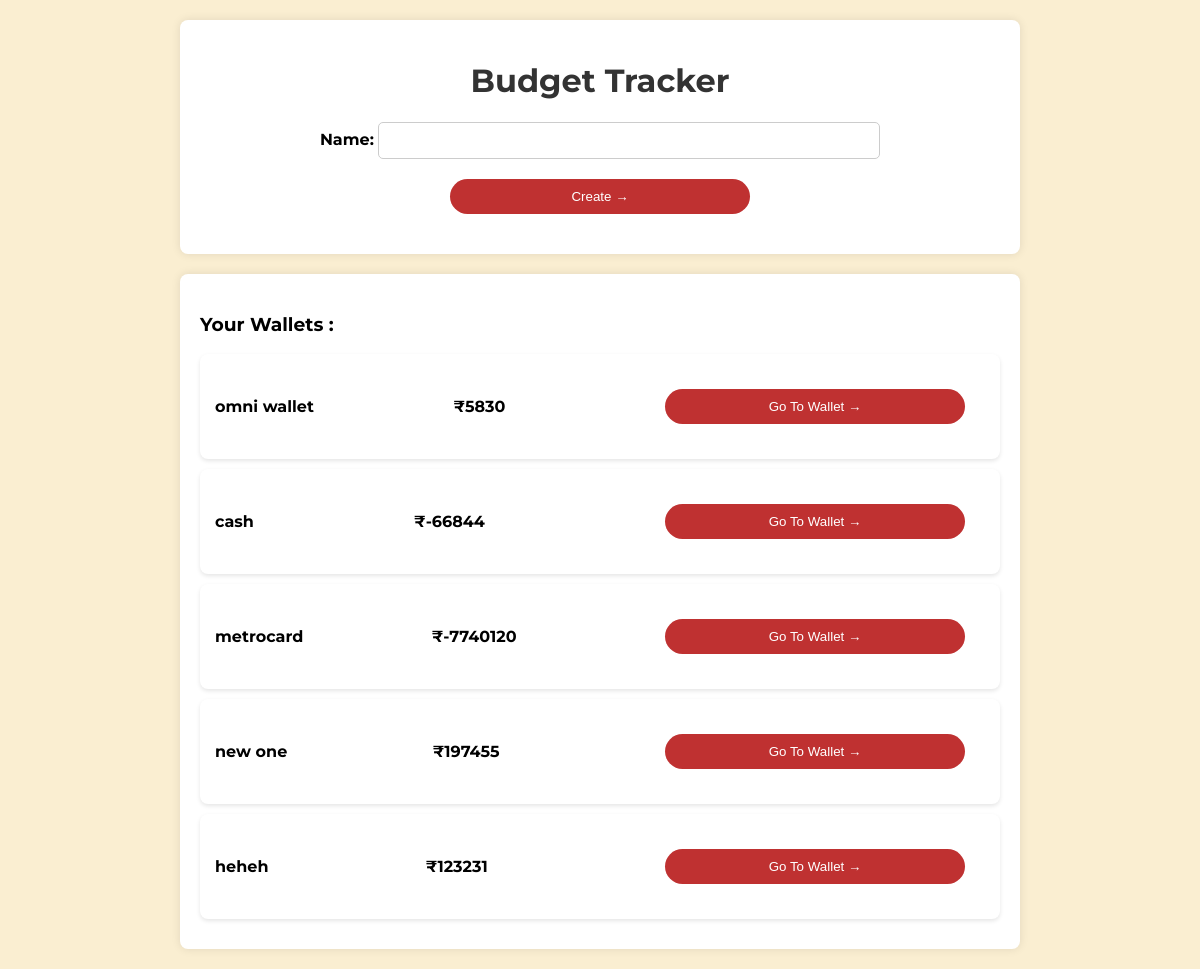
The page /wallets on the database as committed earlier.
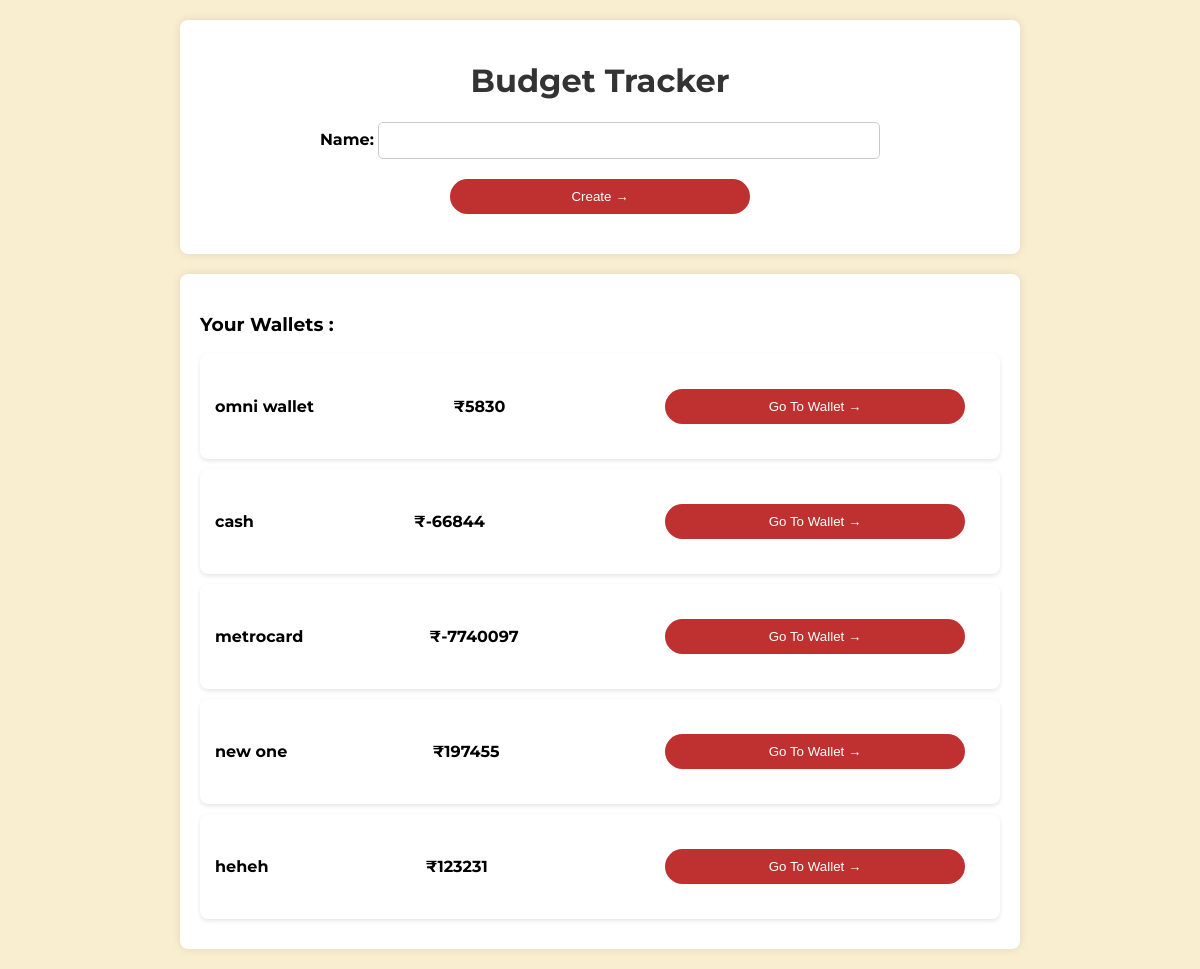
The same page on the database as committed later.
### myapp/models.py (models this page shows, shortened)
class wallets(models.Model) :
    balance = models.IntegerField(blank=True, null=True)
    income = models.IntegerField(blank=True, null=True)
    expense = models.IntegerField(blank=True, null=True)
    name = models.CharField(max_length=50, blank=True, null=True)

### myapp/views.py (the view)
# urls.py: path('wallets', views.walletsview, name = 'wallets'),
def walletsview(request) :
    form = wallets_form(request.POST)
    w = wallets.objects.all()
    if request.method == 'POST' :
        if form.is_valid() :
            form.save()
        return redirect(walletsview)
    context = {
        'form' : form,
        'wallet_list' : w,
    }
    return render(request, 'wallets.html', context = context)

### myapp/forms.py
class wallets_form(forms.ModelForm):
    class Meta:
        model = wallets
        fields = ["name"]

### myapp/templates/wallets.html (shortened to what this page needs)
<!DOCTYPE html>
<html lang="en">
<head>
</head>
<body>
    <div class="container">
        <header>
            <h1>Budget Tracker</h1>
            </head>
            <form method="POST">
                <div>
                    {{form}}
                </div>
                <button type='submit' class="delete-btn">Create →</button>
            </form>
    </div>
    <div class="container">
        <h3>Your Wallets :</h3>
        {% for cur_wallet in wallet_list %}
        <div class="transaction-item">
            <span class="transaction-amount"><b>{{cur_wallet.name}}</b></span>
            <span class="transaction-category"><b>₹{{cur_wallet.balance}}</b></span>
            <button class="delete-btn">
                <a style="text-decoration : none; color:white" href = '{% url "wallet" cur_wallet.id%}'>Go To Wallet →</a>
            </button>
        </div>
        {% endfor %}
    </div>
</body>
</html>

Rows that differ between the two databases and show on the page:
changed wallets "metrocard": balance "-7740120" → "-7740097"
